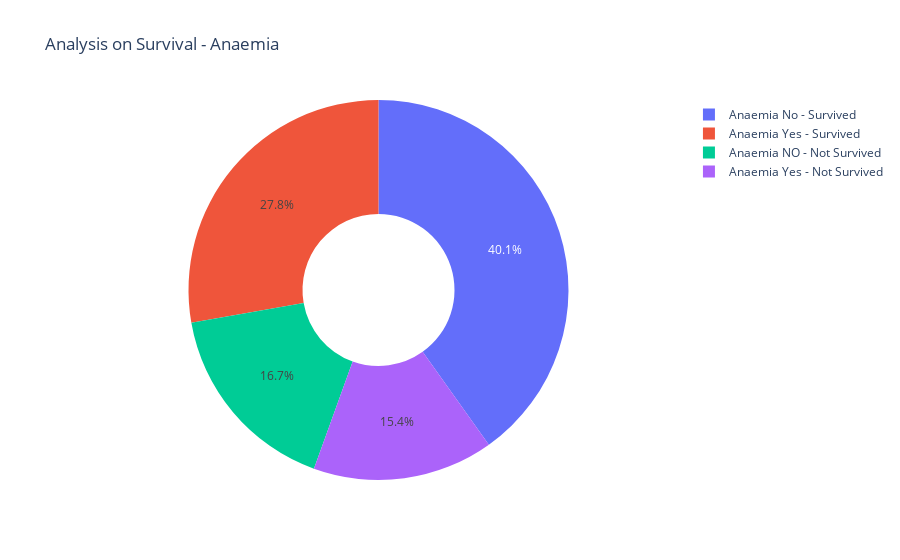

Write notebook code for a chart like this one.
### Code cell
anaemia_yes = hf[hf['anaemia']==1]
anaemia_no = hf[hf['anaemia']==0]

anaemia_yes_survi = anaemia_yes[hf["DEATH_EVENT"]==0]
anaemia_yes_not_survi = anaemia_yes[hf["DEATH_EVENT"]==1]
anaemia_no_survi = anaemia_no[hf["DEATH_EVENT"]==0]
anaemia_no_not_survi = anaemia_no[hf["DEATH_EVENT"]==1]

labels = ['Anaemia Yes - Survived','Anaemia Yes - Not Survived', 'Anaemia No - Survived', 'Anaemia NO - Not Survived']
values = [len(anaemia_yes[hf["DEATH_EVENT"]==0]),len(anaemia_yes[hf["DEATH_EVENT"]==1]),
          len(anaemia_no[hf["DEATH_EVENT"]==0]),len(anaemia_no[hf["DEATH_EVENT"]==1])]
fig = go.Figure(data=[go.Pie(labels=labels, values=values, hole=.4)])
fig.update_layout(
    title_text="Analysis on Survival - Anaemia")
fig.show()

### Figure 1 — Plotly figure (JSON) as saved in the notebook; plotly's stock layout.template omitted (floating-point values rounded to 4 significant figures)
{"data": [{"hole": 0.4, "labels": ["Anaemia Yes - Survived", "Anaemia Yes - Not Survived", "Anaemia No - Survived", "Anaemia NO - Not Survived"], "values": [83, 46, 120, 50], "type": "pie"}], "layout": {"title": {"text": "Analysis on Survival - Anaemia"}}}
